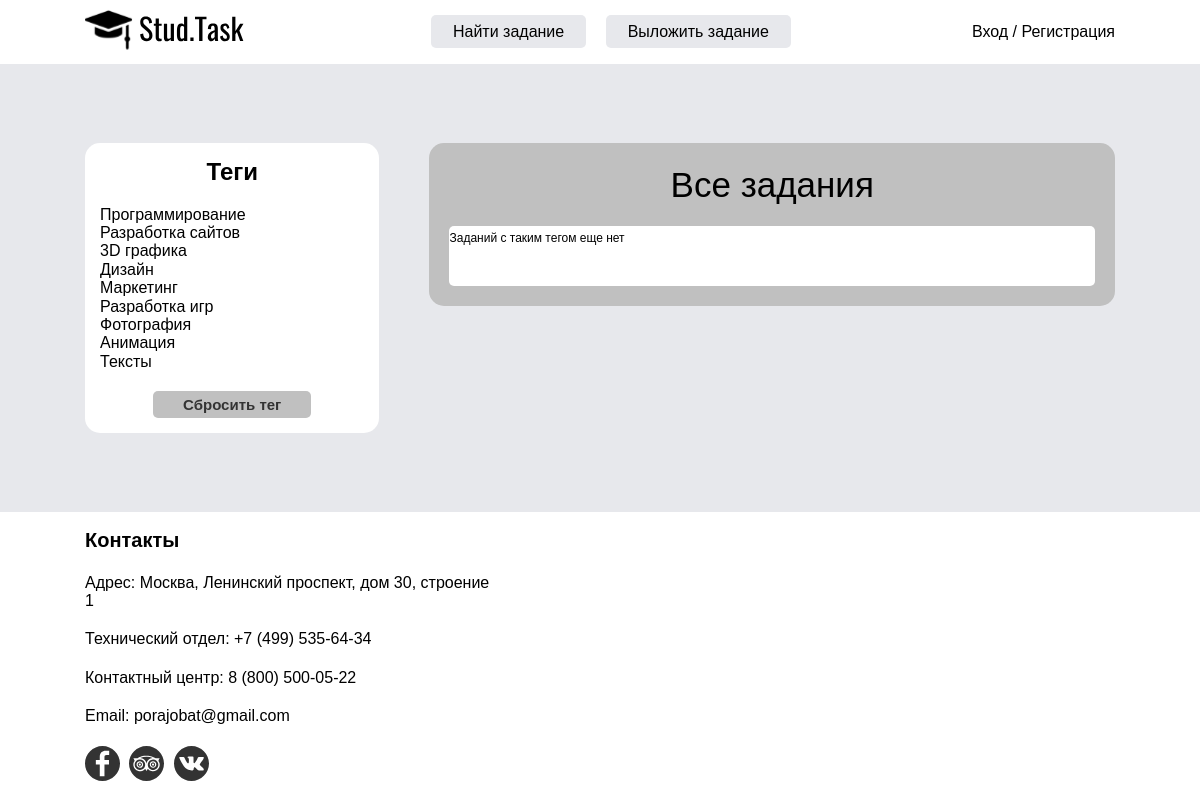
/tasks/contractor/user=1, run on the app's committed database.
### diplom/app_tasks/models.py (models this page shows)
class Tag(models.Model):
    title = models.CharField(max_length=30, verbose_name='Тег')
    def __str__(self):
        return self.title
    class Meta:
        verbose_name = 'Тег'
        verbose_name_plural = 'Теги'

### diplom/app_tasks/views.py (the view)
# urls.py: path('contractor/user=<int:user_id>', contractor_tasks, name='contractor_tasks'),
def contractor_tasks(request, user_id):
    temp_user = User.objects.get(id=user_id)
    tags = Tag.objects.all()
    tasks = ContractorTask.objects.filter(user=temp_user, point__gt=0)
    paginator = Paginator(tasks, 15)
    page_number = request.GET.get('page')
    page_obj = paginator.get_page(page_number)
    return render(request, 'app_tasks/contractor_tasks.html', context={'tags': tags,
                                                                 'page_obj': page_obj,
                                                                 'user_info': temp_user,
                                                                 })

### templates/app_tasks/contractor_tasks.html (shortened to what this page needs)
{% extends 'base.html' %}
{% load static %}
{% block head %}
    <link rel="stylesheet" href="{% static 'css/tasks/style.css' %}">
    <link rel="stylesheet" href="{% static 'css/tasks/contractor.css' %}">
{% endblock %}
{% block main %}
<main class="main">
    <div class="container">
      <div class="main__container flex">
        <div class="main__tags tags">
          <h2 class="tags__title title">
            Теги
          </h2>
          <div class="tags__all">
            {% for i_tag in tags %}
              <a href="{% url 'contractor_tag_detail' user_id=user_info.id pk=i_tag.id %}">{{ i_tag }}</a>
            {% endfor %}
          </div>
          <div class="tags__btn">
            <a class="button" href="{% url 'contractor_tasks' user_id=user_info.id %}">Сбросить тег</a>
          </div>
        </div>
        <div class="main__tasks tasks">
          <div class="tasks__title title">
            {% if tag %}
                Задания по '{{ tag|upper }}'
            {% else %}
                Все задания
            {% endif %}
          </div>
          {% if not page_obj %}
            <div class="tasks__block">Заданий с таким тегом еще нет</div>
          {% endif %}
          </div>
        </div>
      </div>
  </main>
{% endblock %}

### diplom/diplom/diplom/static/css/base/style.css (style rules this page uses)
:root { --color-white: #fff; --color-black: #333; --color-light-gray: #E7E8EC; --color-gray: #c0c0c0; }
html { box-sizing: border-box; background-color: var(--color-light-gray); height: 100%; }
*, *::before, *::after { box-sizing: inherit; }
a { color: inherit; text-decoration: none; }
body { font-family: 'Montserrat', sans-serif; margin: 0 auto; min-width: 320px; }
.body { flex-direction: column; justify-content: space-between; min-height: 100%; }
.flex { display: flex; }
.container { max-width: 1060px; padding: 0 15px; margin: 0 auto; }
.title { margin: 0; }

### diplom/diplom/diplom/static/css/tasks/style.css (style rules this page uses)
.main { margin-bottom: 50px; }
.main__container { justify-content: space-between; align-items: flex-start; }
.main__tags { background-color: var(--color-white); padding: 15px; border-radius: 15px; width: 30%; margin-right: 50px; }
.tags__title { margin: 0; margin-bottom: 20px; text-align: center; }
.tags__all { margin-bottom: 20px; }
.tags__all a { display: block; }
.tags__btn { text-align: center; }
.tags__btn .button { background-color: var(--color-gray); padding: 5px 30px; border-radius: 5px; color: var(--color-black); font-style: normal; font-weight: bold; font-size: 15px; line-height: 27px; text-decoration: none; }
.main__tasks { width: 70%; background-color: var(--color-gray); border-radius: 15px; padding: 20px; }
.tasks__title { text-align: center; font-style: normal; font-weight: 400; font-size: 35px; line-height: 43px; margin-bottom: 20px; }
.tasks__block { align-items: center; border-radius: 5px; min-height: 60px; font-style: normal; font-weight: 400; font-size: 12px; line-height: 24px; background-color: var(--color-white); }

### static/css/tasks/contractor.css (style rules this page uses)
.tasks__block { align-items: center; border-radius: 5px; font-style: normal; font-weight: 400; font-size: 12px; line-height: 24px; background-color: var(--color-white); }

### data on the page
Tag: title "Программирование"
Tag: title "Разработка сайтов"
Tag: title "3D графика"
Tag: title "Дизайн"
Tag: title "Маркетинг"
Tag: title "Разработка игр"
Tag: title "Фотография"
Tag: title "Анимация"
Tag: title "Тексты"
